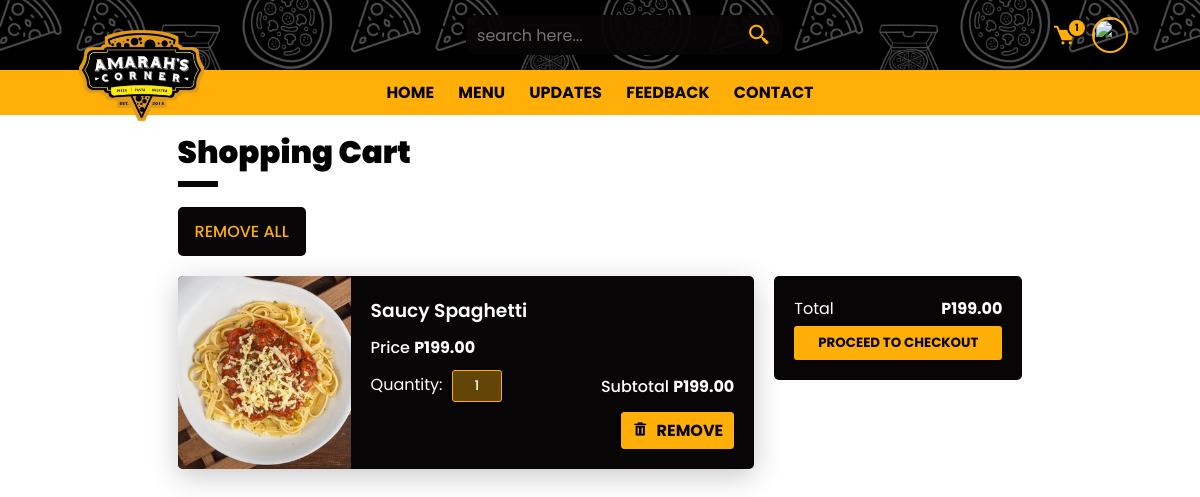
The page /cart.php (signed in) on the database its author committed.
### tables this page shows
CREATE TABLE `cart` (
  `user_id` int(11) NOT NULL,
  `cart_id` int(11) NOT NULL,
  `category_id` int(11) DEFAULT NULL,
  `subcategory_id` int(11) DEFAULT NULL,
  `product_id` int(11) DEFAULT NULL,
  `product_qty` int(11) DEFAULT NULL,
  `product_total` decimal(10,2) DEFAULT NULL
);

CREATE TABLE `product` (
  `category_id` int(11) DEFAULT NULL,
  `subcategory_id` int(11) DEFAULT NULL,
  `product_id` int(11) NOT NULL,
  `product_title` varchar(255) DEFAULT NULL,
  `product_desc` varchar(255) DEFAULT NULL,
  `product_slug` varchar(255) DEFAULT NULL,
  `product_img1` varchar(255) DEFAULT NULL,
  `product_img2` varchar(255) DEFAULT NULL,
  `product_img3` varchar(255) DEFAULT NULL,
  `product_keyword` varchar(255) DEFAULT NULL,
  `product_price` decimal(10,2) DEFAULT NULL,
  `product_sale` varchar(255) DEFAULT NULL,
  `product_status` varchar(255) DEFAULT NULL
);

### cart.php (the view, shortened to what this page needs)
<?php
require_once './includes/database_conn.php';
$user_id = $_SESSION['id'];
$getAccountInfo = mysqli_query($conn, "SELECT * FROM customers WHERE user_id = '$user_id'");
while($row = mysqli_fetch_array($getAccountInfo)) {
    $userId = $row['user_id'];
}
if(isset($_SESSION['id'])) {
    $user_id = $_SESSION['id'];
    $getUserId = mysqli_query($conn, "SELECT * FROM customers WHERE user_id = $user_id");
    $row = mysqli_fetch_array($getUserId);
    $userId = $row['user_id'];
    $getCartCount = mysqli_query($conn, "SELECT SUM(product_qty) FROM cart WHERE user_id = $userId");
    $rowCount = mysqli_fetch_array($getCartCount);
    $cartCount = $rowCount['SUM(product_qty)'];
} else {
    $cartCount = '0';
}
?>
<!DOCTYPE html>
<html lang="en">
<head>
    <link rel="stylesheet" href="https://unpkg.com/swiper@8/swiper-bundle.min.css" />
    <link href='https://unpkg.com/boxicons@2.1.2/css/boxicons.min.css' rel='stylesheet'>
    <link rel="stylesheet" href="https://cdnjs.cloudflare.com/ajax/libs/font-awesome/6.1.1/css/all.min.css">
    <link rel="stylesheet" href="./assets/css/backup.css">
    <link rel="stylesheet" type="text/css" href="https://cdn.datatables.net/1.12.0/css/jquery.dataTables.min.css" />
</head>
</head>
<body>
    <?php include './includes/navbar.php'; ?>
    <section class="cart">
        <div class="wrapper">
            <h1>Shopping Cart</h1>
            <hr>
            <?php
                    if($cartCount > 0) {
                    ?>
                    <button id="remove_all" data-id="<?php echo $user_id; ?>">REMOVE ALL</button>
                    <?php
                    } else {
                    ?>
                    <h3 style="text-align: center;">No items in cart!</h3>
                    <?php
                    }
                    ?>
            <div class="project">
                <div class="shop">
                    <?php
                    $getUserCart = mysqli_query($conn, "SELECT cart.cart_id, product.product_title, product.product_img1, subcategory.subcategory_title, product.product_price, cart.product_qty, cart.product_total
                    FROM cart
                    LEFT JOIN product
                    ON cart.product_id = product.product_id
                    LEFT JOIN subcategory
                    ON cart.subcategory_id = subcategory.subcategory_id WHERE cart.user_id = $userId");
                    foreach($getUserCart as $row) {
                    ?>
                    <form id="cart_item">
                        <div class="box" data-id="<?php echo $row['cart_id']; ?>">
                            <?php
                        if($row['product_img1'] != '') {
                        ?>
                            <div class="img" style="background:
                            url(./assets/images/<?php echo $row['product_img1']; ?>) no-repeat; background-size: cover;
                            background-position: center;">
                            </div>
                            <?php
                        }
                        ?>
                            <div class="content">
                                <h3><?php echo $row['product_title']; ?></h3>
                                <h4>Price <strong>P<span
                                            data-price="<?php echo $row['cart_id']; ?>"><?php echo $row['product_price']; ?></span>
                                    </strong></h4>
                                <div class="qty-remove">
                                    <p class="unit">Quantity: <input id="qty" min="1" class="qty"
                                            onkeypress='return event.charCode >= 48 && event.charCode <= 57'
                                            value="<?php echo $row['product_qty']; ?>"
                                            data-id="<?php echo $row['cart_id']; ?>"></p>
                                    <h4 class="subTotal">Subtotal <strong>P<span class="subtotal"
                                                data-sub_total="<?php echo $row['cart_id']; ?>"><?php echo $row['product_total']; ?></span>
                                        </strong></h4>
                                </div>
                                <p form="cart_item" class="btn-area" data-id="<?php echo $row['cart_id']; ?>">
                                    <i class='bx bxs-trash'></i>
                                    <span class="btn-2">Remove</span>
                                </p>
                            </div>
                        </div>
                    </form>
                    <?php
                    }
                    ?>
                </div>
                <?php
                if($cartCount > 0) {
                ?>
                <div class="right-bar">
                    <div class="overall_total">
                        <span>Total</span>
                        <div class="total_value">
                            <span><strong>P</strong></span><span class="total">0.00</span>
                        </div>
                    </div>
                    <button id="go_to_checkout">PROCEED TO CHECKOUT</button>
                </div>
                <?php
                }
                ?>
            </div>
        </div>
    </section>
</body>
</html>

### cart.php (style rules this page uses)
body { background: url(./assets/images/background.png) no-repeat; background-size: cover; background-position: center; background-attachment: fixed; height: 100%; }

### rows shown on the page
cart: product.product_img1 (picture), product.product_title "Saucy Spaghetti", product.product_price "199.00", product_qty "1", product_total "199.00"
